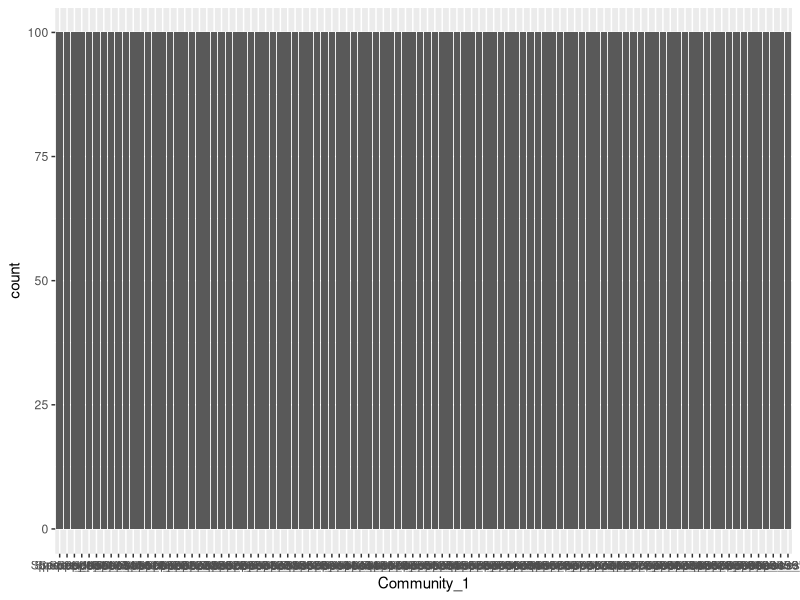
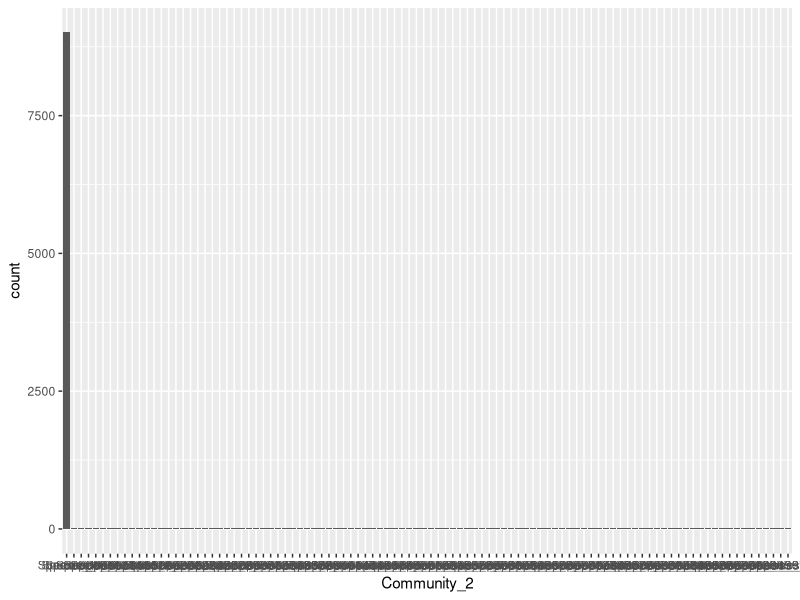
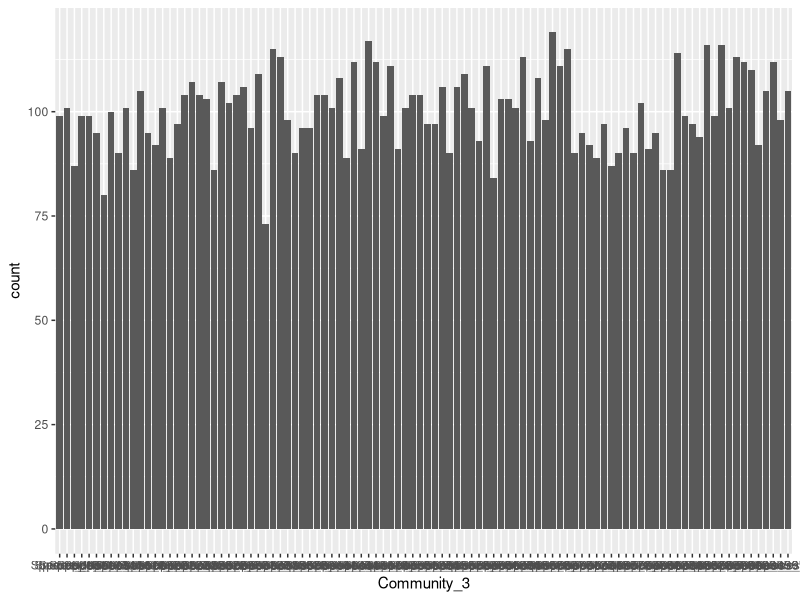

The R source for these figures, in order: (Note: this script raises an error after producing the figures.)
## ---- chunk 1
rm(list = ls())
library(dplyr)
library(ggplot2)
library(vegan)
library(boot)
## ---- chunk 2
SpeciesCode<-paste("Species_", 1:100, sep = "")
SimpleSpecies<-paste("Species_", 1:3, sep = "")
## ---- chunk 3
S_Com_1<-rep(SimpleSpecies, each = 10)
S_Com_2<-c((rep(SimpleSpecies[1], each = 26)), SimpleSpecies[2], SimpleSpecies[2], SimpleSpecies[3], SimpleSpecies[3])
S_Com_3<-sample(SimpleSpecies, size = 30, replace = T)
## ---- chunk 4
Community_1<-rep(SpeciesCode, each = 100)
## ---- chunk 5
Spec1<-rep(SpeciesCode[1], each = 9010)
OtherSpec<-rep(SpeciesCode[2:100], each = 10)
Community_2<-vector(mode = "character", length = 10000)
Community_2[1:9010]<-Spec1
Community_2[9011:10000]<-OtherSpec
## ---- chunk 6
Community_3<-sample(SpeciesCode, size = 10000, replace = T)
## ---- chunk 7
Communities<-data.frame(cbind(Community_1, Community_2, Community_3))
## ---- chunk 8
Communities$Community_1<-as.factor(Communities$Community_1)
Communities$Community_2<-as.factor(Communities$Community_2)
Communities$Community_3<-as.factor(Communities$Community_3)

ggplot(Communities, aes(Community_1))+
	geom_histogram(stat = "count")

ggplot(Communities, aes(Community_2))+
	geom_histogram(stat = "count")

ggplot(Communities, aes(Community_3))+
	geom_histogram(stat="count")
## ---- chunk 9
table(Communities$Community_1)
table(Communities$Community_2)
table(Communities$Community_3)
## ---- chunk 10
Take<-sample(Communities$Community_1, size=100, replace = F)
myTake<-table(Take)
Richness<-length(unique(Take))
Simpson<-diversity(myTake, index = "simpson")
Shannon<-diversity(myTake, index = "shannon")
DivScores<-c(Richness, Simpson, Shannon)

## ---- chunk 11
Diversity_sim<-function(vector_of_species, num_to_sample){
	#return three diversity indices in a vector
	Take<-sample(vector_of_species, size = num_to_sample, replace = F)
	myTake<-table(Take)
	Richness<-length(unique(Take))
	Simpson<-diversity(myTake, index = "simpson")
	Shannon<-diversity(myTake, index = "shannon")
	DivScores<-c(Richness, Simpson, Shannon)
	return(DivScores)
}
## ---- chunk 12
Diversity_sim(Communities$Community_1, 50)
## ---- chunk 13
DivCalc<-function(vector_of_species,sample_size,indices){
	Take<-sample(vector_of_species, size=sample_size, replace = F)
	myTake<-table(Take[indices])
	Richness<-length(unique(myTake))
	Simpson<-diversity(myTake, index = "simpson")
	Shannon<-diversity(myTake, index = "shannon")
	DivScores<-c(Richness, Simpson, Shannon)	
}

set.seed(12345)
myBootstrap <- boot(Communities$Community_1, DivCalc(vector_of_species=Communities$Community_1, sample_size = 5, indices = 1:5), R=10, stype = "i")
## ---- chunk 14
mySim<-replicate(10, Diversity_sim(Communities$Community_1, 50))
## ---- chunk 15
mySim<-t(mySim) #t function transposes rows and columns in a matrix.
## ---- chunk 16
mySim<-data.frame(mySim)
colnames(mySim)<-c("R", "Simpson", "Shannon")
mySim$Trial<-seq(1,length(mySim$R))
mySim<-mySim %>% select(Trial, everything()) #move trial to first column position
## ---- chunk 17
ggplot(mySim, aes(Trial, R))+
	geom_point()+
	scale_x_continuous(breaks=c(1:10))
## ---- chunk 18
library(TTR)
mySim<- mySim %>% mutate(
	MeanR = cummean(R),
	MeanSimpson = cummean(Simpson),
	MeanShannon = cummean(Shannon),
	sdR = runSD(R, n = 1, cumulative = T),
	sdSimpson = runSD(Simpson, n = 1, cumulative = T), 
	sdShannon =runSD(Shannon, n=1, cumulative = T),
	semR = sdR/sqrt(length(R)),
	semSimpson = sdSimpson/sqrt(length(Simpson)),
	semShannon = sdShannon/sqrt(length(Shannon)))
## ---- chunk 19
mySim <-mySim %>% rename(
	index_R = R,
	index_Simpson = Simpson,
	index_Shannon = Shannon,
	mean_R = MeanR,
	mean_Simpson = MeanSimpson,
	mean_Shannon = MeanShannon,
	sd_R = sdR,
	sd_Simpson = sdSimpson,
	sd_Shannon = sdShannon,
	sem_R = semR,
	sem_Simpson = semSimpson,
	sem_Shannon = semShannon
)
## ---- chunk 20
mySim<-mySim %>% pivot_longer(
	!Trial,
	names_to = c("index", "estimate"),
	names_sep = "_",
	values_to = "value"
	
)
## ---- chunk 21
ggplot(test, aes(Trial,value, color =  ))
